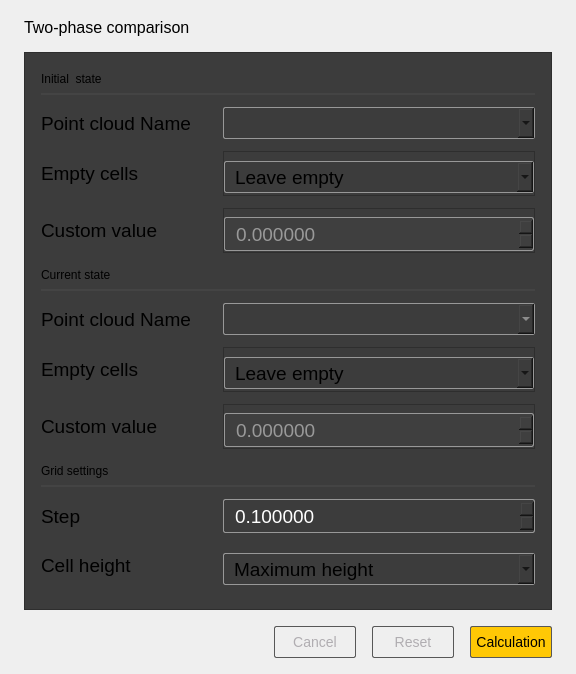
<?xml version="1.0" encoding="UTF-8"?>
<ui version="4.0">
 <class>FjVolumeDoubleCalcDlg</class>
 <widget class="QWidget" name="FjVolumeDoubleCalcDlg">
  <property name="geometry">
   <rect>
    <x>0</x>
    <y>0</y>
    <width>576</width>
    <height>674</height>
   </rect>
  </property>
  <property name="sizePolicy">
   <sizepolicy hsizetype="Expanding" vsizetype="Preferred">
    <horstretch>0</horstretch>
    <verstretch>0</verstretch>
   </sizepolicy>
  </property>
  <property name="minimumSize">
   <size>
    <width>0</width>
    <height>0</height>
   </size>
  </property>
  <property name="maximumSize">
   <size>
    <width>9999</width>
    <height>9999</height>
   </size>
  </property>
  <property name="font">
   <font>
    <pointsize>10</pointsize>
   </font>
  </property>
  <property name="windowTitle">
   <string>Volume calculation</string>
  </property>
  <layout class="QVBoxLayout" name="verticalLayout_9">
   <property name="spacing">
    <number>0</number>
   </property>
   <property name="leftMargin">
    <number>24</number>
   </property>
   <property name="topMargin">
    <number>0</number>
   </property>
   <property name="rightMargin">
    <number>24</number>
   </property>
   <property name="bottomMargin">
    <number>0</number>
   </property>
   <item>
    <layout class="QHBoxLayout" name="horizontalLayout">
     <property name="topMargin">
      <number>16</number>
     </property>
     <property name="bottomMargin">
      <number>14</number>
     </property>
     <item>
      <widget class="QLabel" name="label_title">
       <property name="minimumSize">
        <size>
         <width>0</width>
         <height>22</height>
        </size>
       </property>
       <property name="maximumSize">
        <size>
         <width>16777215</width>
         <height>22</height>
        </size>
       </property>
       <property name="font">
        <font>
         <pointsize>-1</pointsize>
        </font>
       </property>
       <property name="styleSheet">
        <string notr="true">border-bottom: 0px solid #585858;
font-size: 16px;</string>
       </property>
       <property name="text">
        <string>Two-phase comparison</string>
       </property>
      </widget>
     </item>
     <item>
      <spacer name="horizontalSpacer_13">
       <property name="orientation">
        <enum>Qt::Horizontal</enum>
       </property>
       <property name="sizeHint" stdset="0">
        <size>
         <width>40</width>
         <height>20</height>
        </size>
       </property>
      </spacer>
     </item>
     <item>
      <widget class="QToolButton" name="toolButton_close">
       <property name="minimumSize">
        <size>
         <width>20</width>
         <height>20</height>
        </size>
       </property>
       <property name="maximumSize">
        <size>
         <width>20</width>
         <height>20</height>
        </size>
       </property>
       <property name="styleSheet">
        <string notr="true">QToolButton
{
	background-color: transparent;
	border-radius: 0px;
	border: none;
}

QToolButton:hover
{
	background-color: #333333;
	padding:0px 0px 0px 0px;
}

QToolButton:pressed
{
	background-color: #333333;
	padding:0px 0px 0px 0px;
}</string>
       </property>
       <property name="text">
        <string/>
       </property>
      </widget>
     </item>
    </layout>
   </item>
   <item>
    <widget class="QFrame" name="leftFrame">
     <property name="sizePolicy">
      <sizepolicy hsizetype="Maximum" vsizetype="Preferred">
       <horstretch>0</horstretch>
       <verstretch>0</verstretch>
      </sizepolicy>
     </property>
     <property name="minimumSize">
      <size>
       <width>528</width>
       <height>0</height>
      </size>
     </property>
     <property name="maximumSize">
      <size>
       <width>528</width>
       <height>16777215</height>
      </size>
     </property>
     <property name="font">
      <font>
       <pointsize>10</pointsize>
      </font>
     </property>
     <property name="styleSheet">
      <string notr="true">background-color: rgb(60, 60, 60);</string>
     </property>
     <property name="frameShape">
      <enum>QFrame::StyledPanel</enum>
     </property>
     <property name="frameShadow">
      <enum>QFrame::Raised</enum>
     </property>
     <layout class="QGridLayout" name="gridLayout">
      <property name="leftMargin">
       <number>16</number>
      </property>
      <property name="topMargin">
       <number>16</number>
      </property>
      <property name="rightMargin">
       <number>16</number>
      </property>
      <property name="bottomMargin">
       <number>24</number>
      </property>
      <property name="horizontalSpacing">
       <number>32</number>
      </property>
      <property name="verticalSpacing">
       <number>12</number>
      </property>
      <item row="0" column="0" colspan="2">
       <layout class="QVBoxLayout" name="verticalLayout_3">
        <property name="spacing">
         <number>4</number>
        </property>
        <item>
         <widget class="QLabel" name="label_9">
          <property name="minimumSize">
           <size>
            <width>0</width>
            <height>20</height>
           </size>
          </property>
          <property name="maximumSize">
           <size>
            <width>16777215</width>
            <height>20</height>
           </size>
          </property>
          <property name="text">
           <string>Initial  state</string>
          </property>
         </widget>
        </item>
        <item>
         <widget class="QLabel" name="label_10">
          <property name="minimumSize">
           <size>
            <width>0</width>
            <height>2</height>
           </size>
          </property>
          <property name="maximumSize">
           <size>
            <width>16777215</width>
            <height>2</height>
           </size>
          </property>
          <property name="styleSheet">
           <string notr="true">background-color: #444;</string>
          </property>
          <property name="text">
           <string/>
          </property>
         </widget>
        </item>
       </layout>
      </item>
      <item row="1" column="0">
       <widget class="QLabel" name="label_7">
        <property name="font">
         <font>
          <pointsize>14</pointsize>
         </font>
        </property>
        <property name="text">
         <string>Point cloud Name</string>
        </property>
       </widget>
      </item>
      <item row="1" column="1">
       <widget class="QComboBox" name="groundComboBox">
        <property name="sizePolicy">
         <sizepolicy hsizetype="Expanding" vsizetype="Fixed">
          <horstretch>0</horstretch>
          <verstretch>0</verstretch>
         </sizepolicy>
        </property>
        <property name="minimumSize">
         <size>
          <width>0</width>
          <height>32</height>
         </size>
        </property>
        <property name="maximumSize">
         <size>
          <width>9999</width>
          <height>32</height>
         </size>
        </property>
        <property name="font">
         <font>
          <pointsize>14</pointsize>
         </font>
        </property>
        <property name="styleSheet">
         <string notr="true">border:1px solid #989898;
padding-left:10px;
border-radius: 2px;</string>
        </property>
       </widget>
      </item>
      <item row="2" column="0">
       <widget class="QLabel" name="label_18">
        <property name="font">
         <font>
          <pointsize>14</pointsize>
         </font>
        </property>
        <property name="text">
         <string>Empty cells</string>
        </property>
       </widget>
      </item>
      <item row="2" column="1">
       <widget class="QFrame" name="frame_4">
        <property name="frameShape">
         <enum>QFrame::StyledPanel</enum>
        </property>
        <property name="frameShadow">
         <enum>QFrame::Raised</enum>
        </property>
        <layout class="QVBoxLayout" name="verticalLayout_8">
         <property name="leftMargin">
          <number>0</number>
         </property>
         <property name="topMargin">
          <number>8</number>
         </property>
         <property name="rightMargin">
          <number>0</number>
         </property>
         <property name="bottomMargin">
          <number>0</number>
         </property>
         <item>
          <widget class="QComboBox" name="fillGroundEmptyCellsComboBox">
           <property name="minimumSize">
            <size>
             <width>0</width>
             <height>32</height>
            </size>
           </property>
           <property name="maximumSize">
            <size>
             <width>9999</width>
             <height>32</height>
            </size>
           </property>
           <property name="font">
            <font>
             <pointsize>14</pointsize>
            </font>
           </property>
           <property name="styleSheet">
            <string notr="true">border:1px solid #989898;
padding-left:10px;
border-radius: 2px;</string>
           </property>
           <item>
            <property name="text">
             <string>Leave empty</string>
            </property>
           </item>
           <item>
            <property name="text">
             <string>Minimum height</string>
            </property>
           </item>
           <item>
            <property name="text">
             <string>Average height</string>
            </property>
           </item>
           <item>
            <property name="text">
             <string>Maximum height</string>
            </property>
           </item>
           <item>
            <property name="text">
             <string>User specified value</string>
            </property>
           </item>
           <item>
            <property name="text">
             <string>Interpolate</string>
            </property>
           </item>
          </widget>
         </item>
        </layout>
       </widget>
      </item>
      <item row="3" column="0">
       <widget class="QLabel" name="label_12">
        <property name="font">
         <font>
          <pointsize>14</pointsize>
         </font>
        </property>
        <property name="text">
         <string>Custom value</string>
        </property>
       </widget>
      </item>
      <item row="3" column="1">
       <widget class="QFrame" name="frame_3">
        <property name="frameShape">
         <enum>QFrame::StyledPanel</enum>
        </property>
        <property name="frameShadow">
         <enum>QFrame::Raised</enum>
        </property>
        <layout class="QVBoxLayout" name="verticalLayout_7">
         <property name="leftMargin">
          <number>0</number>
         </property>
         <property name="topMargin">
          <number>8</number>
         </property>
         <property name="rightMargin">
          <number>0</number>
         </property>
         <property name="bottomMargin">
          <number>0</number>
         </property>
         <item>
          <widget class="QDoubleSpinBox" name="groundEmptyValueDoubleSpinBox">
           <property name="enabled">
            <bool>false</bool>
           </property>
           <property name="sizePolicy">
            <sizepolicy hsizetype="Preferred" vsizetype="Fixed">
             <horstretch>0</horstretch>
             <verstretch>0</verstretch>
            </sizepolicy>
           </property>
           <property name="minimumSize">
            <size>
             <width>0</width>
             <height>34</height>
            </size>
           </property>
           <property name="maximumSize">
            <size>
             <width>99999</width>
             <height>34</height>
            </size>
           </property>
           <property name="font">
            <font>
             <pointsize>14</pointsize>
            </font>
           </property>
           <property name="styleSheet">
            <string notr="true">QDoubleSpinBox
{
	color: #ffffff;
	background-color: rgb(60, 60, 60);
	border:1px solid #989898;
	padding-left:9px;
	border-radius: 2px;
	min-height:32px;
	max-height:32px;
}
QDoubleSpinBox:disabled
{
	color: #999999;
	background-color: #3F3F3F;
}</string>
           </property>
           <property name="decimals">
            <number>6</number>
           </property>
           <property name="minimum">
            <double>-9999999.990000000223517</double>
           </property>
           <property name="maximum">
            <double>9999999.990000000223517</double>
           </property>
           <property name="singleStep">
            <double>0.010000000000000</double>
           </property>
           <property name="value">
            <double>0.000000000000000</double>
           </property>
          </widget>
         </item>
        </layout>
       </widget>
      </item>
      <item row="4" column="0" colspan="2">
       <layout class="QVBoxLayout" name="verticalLayout_2">
        <property name="spacing">
         <number>4</number>
        </property>
        <item>
         <widget class="QLabel" name="label_4">
          <property name="minimumSize">
           <size>
            <width>0</width>
            <height>20</height>
           </size>
          </property>
          <property name="maximumSize">
           <size>
            <width>16777215</width>
            <height>20</height>
           </size>
          </property>
          <property name="text">
           <string>Current state</string>
          </property>
         </widget>
        </item>
        <item>
         <widget class="QLabel" name="label_6">
          <property name="minimumSize">
           <size>
            <width>0</width>
            <height>2</height>
           </size>
          </property>
          <property name="maximumSize">
           <size>
            <width>16777215</width>
            <height>2</height>
           </size>
          </property>
          <property name="styleSheet">
           <string notr="true">background-color: #444;</string>
          </property>
          <property name="text">
           <string/>
          </property>
         </widget>
        </item>
       </layout>
      </item>
      <item row="5" column="0">
       <widget class="QLabel" name="label_3">
        <property name="font">
         <font>
          <pointsize>14</pointsize>
         </font>
        </property>
        <property name="text">
         <string>Point cloud Name</string>
        </property>
       </widget>
      </item>
      <item row="5" column="1">
       <widget class="QComboBox" name="ceilComboBox">
        <property name="enabled">
         <bool>false</bool>
        </property>
        <property name="minimumSize">
         <size>
          <width>0</width>
          <height>32</height>
         </size>
        </property>
        <property name="maximumSize">
         <size>
          <width>9999</width>
          <height>32</height>
         </size>
        </property>
        <property name="font">
         <font>
          <pointsize>14</pointsize>
         </font>
        </property>
        <property name="styleSheet">
         <string notr="true">border:1px solid #989898;
padding-left:10px;
border-radius: 2px;</string>
        </property>
       </widget>
      </item>
      <item row="6" column="0">
       <widget class="QLabel" name="label_19">
        <property name="font">
         <font>
          <pointsize>14</pointsize>
         </font>
        </property>
        <property name="text">
         <string>Empty cells</string>
        </property>
       </widget>
      </item>
      <item row="6" column="1">
       <widget class="QFrame" name="frame_2">
        <property name="frameShape">
         <enum>QFrame::StyledPanel</enum>
        </property>
        <property name="frameShadow">
         <enum>QFrame::Raised</enum>
        </property>
        <layout class="QVBoxLayout" name="verticalLayout_6">
         <property name="leftMargin">
          <number>0</number>
         </property>
         <property name="topMargin">
          <number>8</number>
         </property>
         <property name="rightMargin">
          <number>0</number>
         </property>
         <property name="bottomMargin">
          <number>0</number>
         </property>
         <item>
          <widget class="QComboBox" name="fillCeilEmptyCellsComboBox">
           <property name="minimumSize">
            <size>
             <width>0</width>
             <height>32</height>
            </size>
           </property>
           <property name="maximumSize">
            <size>
             <width>9999</width>
             <height>32</height>
            </size>
           </property>
           <property name="font">
            <font>
             <pointsize>14</pointsize>
            </font>
           </property>
           <property name="styleSheet">
            <string notr="true">border:1px solid #989898;
padding-left:10px;
border-radius: 2px;</string>
           </property>
           <item>
            <property name="text">
             <string>Leave empty</string>
            </property>
           </item>
           <item>
            <property name="text">
             <string>Minimum height</string>
            </property>
           </item>
           <item>
            <property name="text">
             <string>Average height</string>
            </property>
           </item>
           <item>
            <property name="text">
             <string>Maximum height</string>
            </property>
           </item>
           <item>
            <property name="text">
             <string>User specified value</string>
            </property>
           </item>
           <item>
            <property name="text">
             <string>Interpolate</string>
            </property>
           </item>
          </widget>
         </item>
        </layout>
       </widget>
      </item>
      <item row="7" column="0">
       <widget class="QLabel" name="label_5">
        <property name="font">
         <font>
          <pointsize>14</pointsize>
         </font>
        </property>
        <property name="text">
         <string>Custom value</string>
        </property>
       </widget>
      </item>
      <item row="7" column="1">
       <widget class="QFrame" name="frame">
        <property name="frameShape">
         <enum>QFrame::StyledPanel</enum>
        </property>
        <property name="frameShadow">
         <enum>QFrame::Raised</enum>
        </property>
        <layout class="QVBoxLayout" name="verticalLayout_5">
         <property name="spacing">
          <number>0</number>
         </property>
         <property name="leftMargin">
          <number>0</number>
         </property>
         <property name="topMargin">
          <number>8</number>
         </property>
         <property name="rightMargin">
          <number>0</number>
         </property>
         <property name="bottomMargin">
          <number>0</number>
         </property>
         <item>
          <widget class="QDoubleSpinBox" name="ceilEmptyValueDoubleSpinBox">
           <property name="enabled">
            <bool>false</bool>
           </property>
           <property name="sizePolicy">
            <sizepolicy hsizetype="Preferred" vsizetype="Fixed">
             <horstretch>0</horstretch>
             <verstretch>0</verstretch>
            </sizepolicy>
           </property>
           <property name="minimumSize">
            <size>
             <width>0</width>
             <height>34</height>
            </size>
           </property>
           <property name="maximumSize">
            <size>
             <width>9999</width>
             <height>34</height>
            </size>
           </property>
           <property name="font">
            <font>
             <pointsize>14</pointsize>
            </font>
           </property>
           <property name="styleSheet">
            <string notr="true">QDoubleSpinBox
{
	color: #ffffff;
	background-color: rgb(60, 60, 60);
	border:1px solid #989898;
	padding-left:9px;
	border-radius: 2px;
	min-height:32px;
	max-height:32px;
}
QDoubleSpinBox:disabled
{
	color: #999999;
	background-color: #3F3F3F;
}</string>
           </property>
           <property name="decimals">
            <number>6</number>
           </property>
           <property name="minimum">
            <double>-99999999.989999994635582</double>
           </property>
           <property name="maximum">
            <double>9999.989999999999782</double>
           </property>
           <property name="singleStep">
            <double>0.010000000000000</double>
           </property>
           <property name="value">
            <double>0.000000000000000</double>
           </property>
          </widget>
         </item>
        </layout>
       </widget>
      </item>
      <item row="8" column="0" colspan="2">
       <layout class="QVBoxLayout" name="verticalLayout_4">
        <property name="spacing">
         <number>4</number>
        </property>
        <item>
         <widget class="QLabel" name="label_11">
          <property name="minimumSize">
           <size>
            <width>0</width>
            <height>20</height>
           </size>
          </property>
          <property name="maximumSize">
           <size>
            <width>16777215</width>
            <height>20</height>
           </size>
          </property>
          <property name="text">
           <string>Grid settings</string>
          </property>
         </widget>
        </item>
        <item>
         <widget class="QLabel" name="label_13">
          <property name="minimumSize">
           <size>
            <width>0</width>
            <height>2</height>
           </size>
          </property>
          <property name="maximumSize">
           <size>
            <width>16777215</width>
            <height>2</height>
           </size>
          </property>
          <property name="styleSheet">
           <string notr="true">background-color: #444;</string>
          </property>
          <property name="text">
           <string/>
          </property>
         </widget>
        </item>
       </layout>
      </item>
      <item row="9" column="0">
       <widget class="QLabel" name="label_2">
        <property name="font">
         <font>
          <pointsize>14</pointsize>
         </font>
        </property>
        <property name="text">
         <string>Step</string>
        </property>
       </widget>
      </item>
      <item row="9" column="1">
       <widget class="QDoubleSpinBox" name="gridStepDoubleSpinBox">
        <property name="minimumSize">
         <size>
          <width>0</width>
          <height>34</height>
         </size>
        </property>
        <property name="maximumSize">
         <size>
          <width>9999</width>
          <height>34</height>
         </size>
        </property>
        <property name="font">
         <font>
          <pointsize>14</pointsize>
         </font>
        </property>
        <property name="styleSheet">
         <string notr="true">	color: #ffffff;
	background-color: rgb(60, 60, 60);
	border:1px solid #989898;
	padding-left:9px;
	border-radius: 2px;
	min-height:32px;
	max-height:32px;</string>
        </property>
        <property name="decimals">
         <number>6</number>
        </property>
        <property name="minimum">
         <double>0.000001000000000</double>
        </property>
        <property name="maximum">
         <double>1000.000000000000000</double>
        </property>
        <property name="singleStep">
         <double>0.001000000000000</double>
        </property>
        <property name="value">
         <double>0.100000000000000</double>
        </property>
       </widget>
      </item>
      <item row="10" column="0">
       <widget class="QLabel" name="label_8">
        <property name="font">
         <font>
          <pointsize>14</pointsize>
         </font>
        </property>
        <property name="text">
         <string>Cell height</string>
        </property>
       </widget>
      </item>
      <item row="10" column="1">
       <layout class="QVBoxLayout" name="verticalLayout">
        <property name="spacing">
         <number>0</number>
        </property>
        <item>
         <widget class="QLabel" name="label">
          <property name="minimumSize">
           <size>
            <width>0</width>
            <height>8</height>
           </size>
          </property>
          <property name="maximumSize">
           <size>
            <width>16777215</width>
            <height>8</height>
           </size>
          </property>
          <property name="text">
           <string/>
          </property>
         </widget>
        </item>
        <item>
         <widget class="QComboBox" name="heightProjectionComboBox">
          <property name="minimumSize">
           <size>
            <width>0</width>
            <height>32</height>
           </size>
          </property>
          <property name="maximumSize">
           <size>
            <width>9999</width>
            <height>32</height>
           </size>
          </property>
          <property name="font">
           <font>
            <pointsize>14</pointsize>
           </font>
          </property>
          <property name="styleSheet">
           <string notr="true">border:1px solid #989898;
padding-left:10px;
border-radius: 2px;</string>
          </property>
          <property name="currentIndex">
           <number>2</number>
          </property>
          <item>
           <property name="text">
            <string>Minimum height</string>
           </property>
          </item>
          <item>
           <property name="text">
            <string>Average height</string>
           </property>
          </item>
          <item>
           <property name="text">
            <string>Maximum height</string>
           </property>
          </item>
         </widget>
        </item>
       </layout>
      </item>
     </layout>
    </widget>
   </item>
   <item>
    <layout class="QHBoxLayout" name="horizontalLayout_11">
     <property name="spacing">
      <number>16</number>
     </property>
     <property name="topMargin">
      <number>16</number>
     </property>
     <property name="bottomMargin">
      <number>16</number>
     </property>
     <item>
      <spacer name="horizontalSpacer_9">
       <property name="orientation">
        <enum>Qt::Horizontal</enum>
       </property>
       <property name="sizeHint" stdset="0">
        <size>
         <width>40</width>
         <height>20</height>
        </size>
       </property>
      </spacer>
     </item>
     <item>
      <widget class="QPushButton" name="pushButton_close">
       <property name="styleSheet">
        <string notr="true">QPushButton{
	width: 80px;
	height: 30px;
	border-radius: 2px;
	border: 1px solid #585858;
	font-size:14px;
	color:rgb(176, 173, 177);
	background-color:transparent;
}
QPushButton:hover{
	background-color:rgb(27, 24, 28);
}
QPushButton:pressed{
	background-color:rgb(27, 24, 28);
}
</string>
       </property>
       <property name="text">
        <string>Cancel</string>
       </property>
      </widget>
     </item>
     <item>
      <widget class="QPushButton" name="pushButton">
       <property name="styleSheet">
        <string notr="true">QPushButton{
	width: 80px;
	height: 30px;
	border-radius: 2px;
	border: 1px solid #585858;
	font-size:14px;
	color:rgb(176, 173, 177);
	background-color:transparent;
}
QPushButton:hover{
	background-color:rgb(27, 24, 28);
}
QPushButton:pressed{
	background-color:rgb(27, 24, 28);
}
</string>
       </property>
       <property name="text">
        <string>Reset</string>
       </property>
      </widget>
     </item>
     <item>
      <widget class="QPushButton" name="updatePushButton">
       <property name="minimumSize">
        <size>
         <width>0</width>
         <height>32</height>
        </size>
       </property>
       <property name="maximumSize">
        <size>
         <width>16777215</width>
         <height>32</height>
        </size>
       </property>
       <property name="font">
        <font>
         <pointsize>-1</pointsize>
        </font>
       </property>
       <property name="styleSheet">
        <string notr="true">QPushButton{
	width: 80px;
	height: 30px;
	border-radius: 2px;
	border: 1px solid #585858;
	font-size:14px;
	color:rgb(0, 0, 0);
	background-color:rgb(255, 200, 5);
}
QPushButton:hover{
	background-color:rgb(255, 227, 126);
}
QPushButton:pressed{
	background-color:rgb(255, 227 , 131);
}

QPushButton:disabled{
	background-color:#6B5A1F;
}</string>
       </property>
       <property name="text">
        <string>Calculation</string>
       </property>
      </widget>
     </item>
    </layout>
   </item>
  </layout>
 </widget>
 <resources>
  <include location="../icons.qrc"/>
 </resources>
 <connections/>
</ui>
